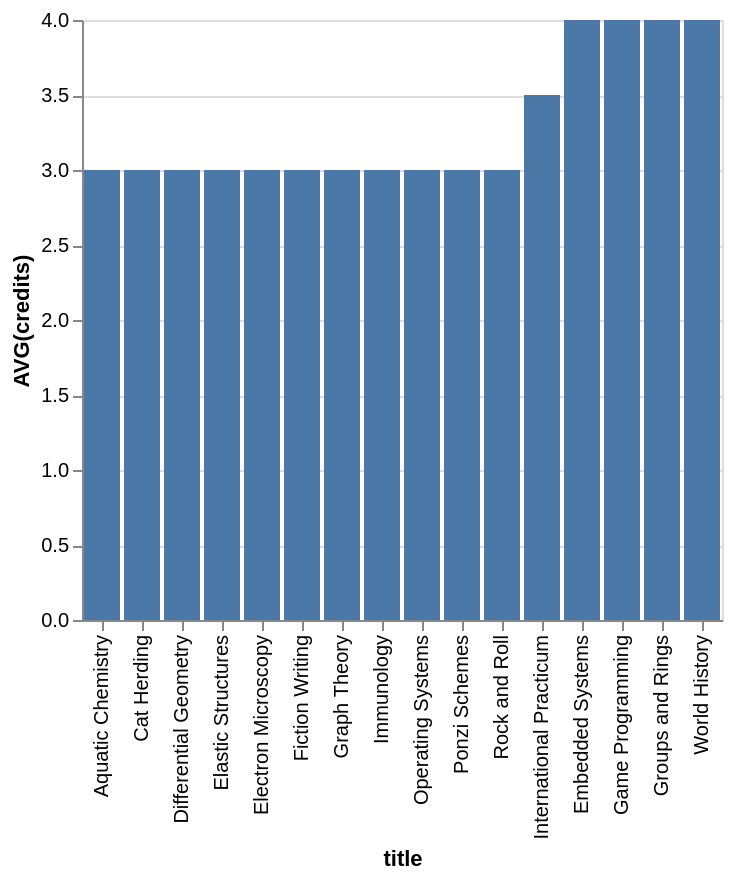

Describe this chart as a Vega-Lite specification.
### Vega-Lite specification from a JSON file in a GitHub repository (floating-point values rounded to 4 significant figures)
{"data": {"values": [{"x_data": "Aquatic Chemistry", "y_data": 3}, {"x_data": "Cat Herding", "y_data": 3}, {"x_data": "Differential Geometry", "y_data": 3}, {"x_data": "Elastic Structures", "y_data": 3}, {"x_data": "Electron Microscopy", "y_data": 3}, {"x_data": "Fiction Writing", "y_data": 3}, {"x_data": "Graph Theory", "y_data": 3}, {"x_data": "Immunology", "y_data": 3}, {"x_data": "Operating Systems", "y_data": 3}, {"x_data": "Ponzi Schemes", "y_data": 3}, {"x_data": "Rock and Roll", "y_data": 3}, {"x_data": "International Practicum", "y_data": 3.5}, {"x_data": "Embedded Systems", "y_data": 4}, {"x_data": "Game Programming", "y_data": 4}, {"x_data": "Groups and Rings", "y_data": 4}, {"x_data": "World History", "y_data": 4}]}, "mark": "bar", "encoding": {"x": {"field": "x_data", "type": "nominal", "title": "title", "sort": {"op": "sum", "field": "y_data", "order": "ascending"}}, "y": {"field": "y_data", "type": "quantitative", "title": "AVG(credits)"}}}
